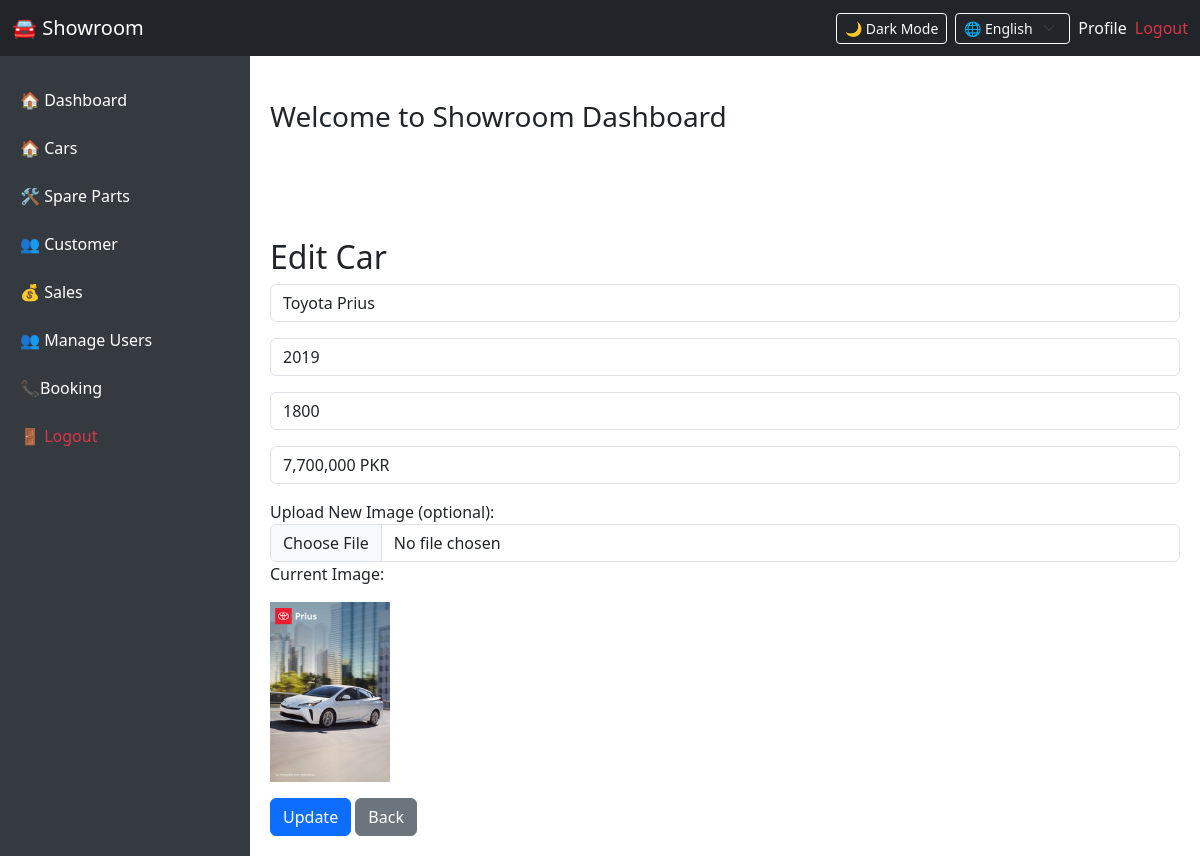
Screenshot of /edit_car.php?id=1 with the database file from the repository.
### tables this page shows
CREATE TABLE `cars` (
  `id` int(11) NOT NULL,
  `name` varchar(100) NOT NULL,
  `model` varchar(50) DEFAULT NULL,
  `engine_cc` varchar(11) DEFAULT NULL,
  `price` varchar(100) DEFAULT NULL,
  `image` varchar(255) DEFAULT NULL,
  `added_on` timestamp NOT NULL DEFAULT current_timestamp()
);

### edit_car.php (the view, shortened to what this page needs)
<?php
include 'dashboard.php';
$id = $_GET['id'];
$row = $conn->query("SELECT * FROM cars WHERE id=$id")->fetch_assoc();
?>
<div class="main-content">
    <h2>Edit Car</h2>
    <form method="POST" enctype="multipart/form-data">
        <div class="mb-3">
            <input type="text" name="name" value="<?= $row['name'] ?>" class="form-control" required>
        </div>
        <div class="mb-3">
            <input type="text" name="model" value="<?= $row['model'] ?>" class="form-control" required>
        </div>
        <div class="mb-3">
            <input type="text" name="engine_cc" value="<?= $row['engine_cc'] ?>" class="form-control" required>
        </div>
        <div class="mb-3">
            <input type="text" name="price" value="<?= $row['price'] ?>" class="form-control" required>
        </div>
        <div class="mb-3">
            <label>Upload New Image (optional):</label>
            <input type="file" name="image" class="form-control" accept="image/*">
            <?php if (!empty($row['image'])): ?>
                <p>Current Image:</p>
                <img src="uploads/<?= $row['image'] ?>" width="120">
            <?php endif; ?>
        </div>
        <button type="submit" class="btn btn-primary">Update</button>
        <a href="cars.php" class="btn btn-secondary">Back</a>
    </form>
</div>

### dashboard.php (style rules this page uses)
body { margin: 0; padding: 0; }
.main-content { margin-left: 250px; margin-top: 56px; padding: 20px; }

### rows the page displays
cars: name "Toyota Prius", model "2019", engine_cc "1800", price "7,700,000 PKR", image (picture)
